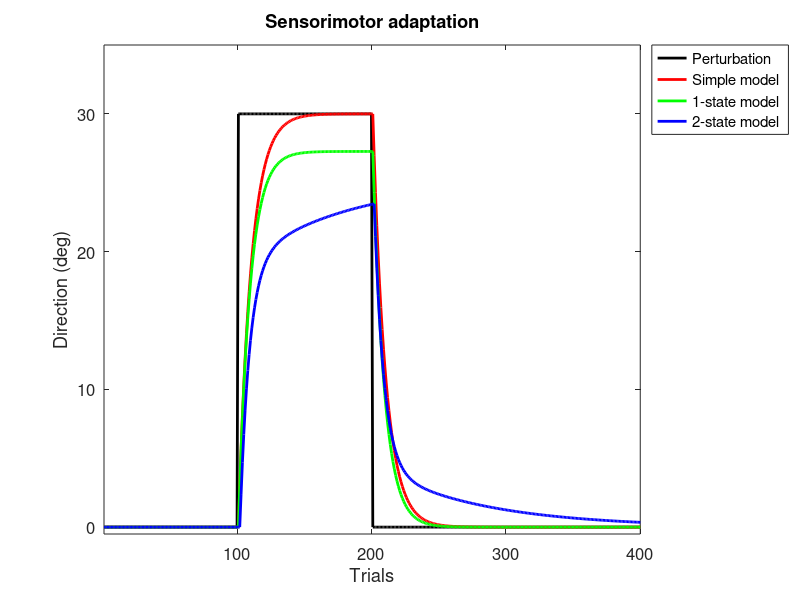
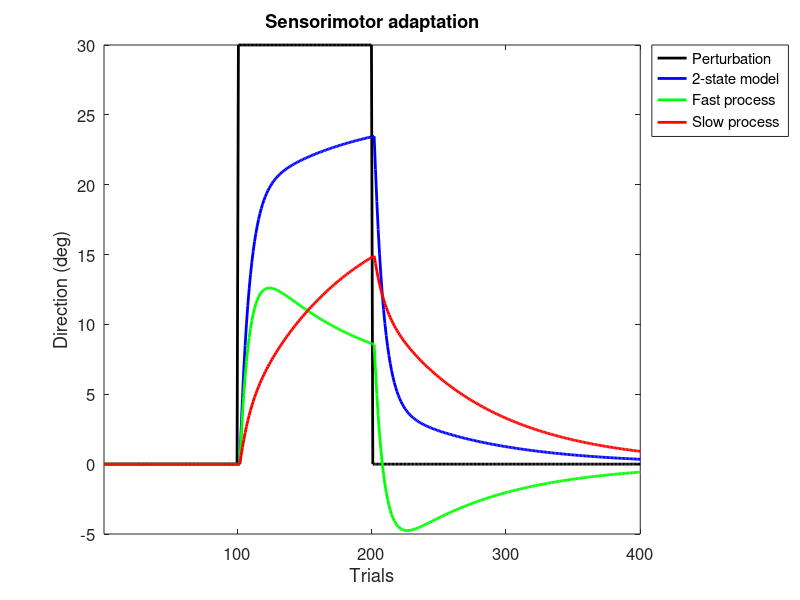
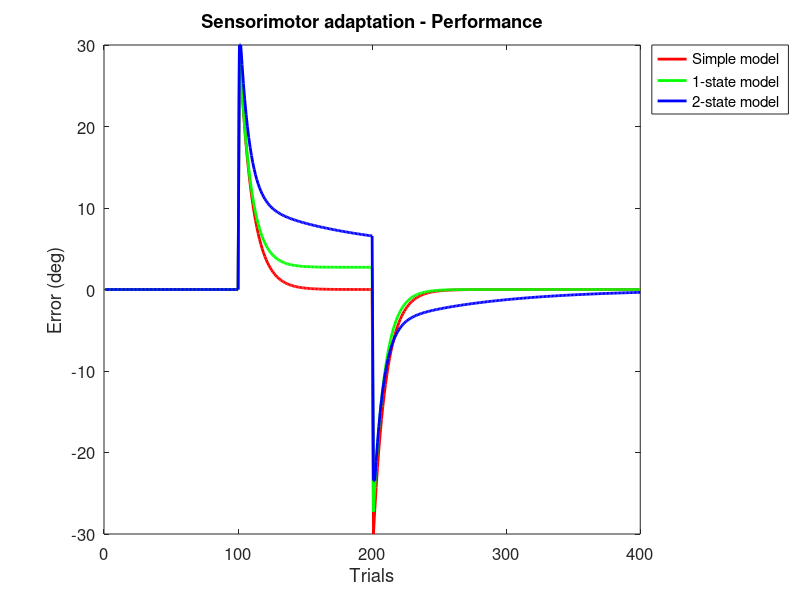

Recreate these plots in MATLAB, in order.
%--------------------------------------------------------------------------
% FEDERAL UNIVERSITY OF UBERLANDIA
% Faculty of Electrical Engineering
% Biomedical Engineering Lab
% Uberlândia, Brazil
% Developed by: Andrei Nakagawa, MSc
% Contact: andrei.ufu@gmail.com
%--------------------------------------------------------------------------
% Description: Models of sensorimotor adaptation
% Based on the slides from Dr. Robert van Beers, lectured in CoSMo 2015
%--------------------------------------------------------------------------
%Number of trials
N = 400;
%Trials
trials = 1:N;
%Perturbation
i0 = 101;
i1 = 200;
%Degree of perturbation
deg = 30;
%Perturbation
perturbation = zeros(1,N);
perturbation(i0:i1) = deg;
%perturbation(301:400) = deg;
%--------------------------------------------------------------------------
%simple model
%x(i+1) = x(i) + Be(i)
%x(1) = 0
%Learning rate
B = 0.1;
x = zeros(1,N);
e = zeros(1,N);
for i=2:N
  e(i) = perturbation(i-1) - x(i-1);
  x(i) = x(i-1) + B*e(i);
end
%--------------------------------------------------------------------------
%single-state model
%x(i+1) = Ax(i) + Be(i)
Ass = 0.99; %retention factor
Bss = 0.1; %learning rate
xss = zeros(1,N);
ess = zeros(1,N);
for i=2:N
  ess(i) = perturbation(i-1) - xss(i-1);
  xss(i) = Ass*xss(i-1) + Bss*ess(i);
end
%--------------------------------------------------------------------------
%two-state space model
%Smith, et al. (2006): Interacting adaptive process with different
%timescales underlie short-term motor learning
%x(i+1) = Ax(i) + Be(i)
%There are two hidden states
%x1 (fast state): Learns quickly but has poor retention
%x2 (slow state): Learns slowly but has good retention
%output is the sum of both states
%Therefore:
%x1(i+1) = Af*x1(i) + Bf*e(i)
%x2(i+1) = As*x2(i) + Bs*e(i)
%x(i) = x1(i) + x2(i)
%Bf < Bs, Af < As
Af = 0.95;
Bf = 0.06;
As = 0.995;
Bs = 0.02;
ets = zeros(1,N);
x1ts = zeros(1,N);
x2ts = zeros(1,N);
xts = zeros(1,N);
for i=2:N
    ets(i) = perturbation(i-1) - xts(i-1); %error
    x1ts(i) = Af*x1ts(i-1) + Bf*ets(i-1); %fast process
    x2ts(i) = As*x2ts(i-1) + Bs*ets(i-1); %slow process
    xts(i) = x1ts(i) + x2ts(i); %net adaptation
end
%--------------------------------------------------------------------------
%Plots
figure();
plot(trials,perturbation,'k','LineWidth',2);
hold on;
plot(trials,x,'r','LineWidth',2); %Simple model
plot(trials,xss,'g','LineWidth',2); %Single state
plot(trials,xts,'b','LineWidth',2); %Two-state
set(gca,'FontSize',12);
legend('Perturbation','Simple model','1-state model','2-state model',...
'location','northeastoutside');
ylim([-0.5, deg+5]);
xlim([min(trials),max(trials)]);
title('Sensorimotor adaptation');
xlabel('Trials');
ylabel('Direction (deg)');
%--------------------------------------------------------------------------
%Plotting the two-state space model alone
figure();
plot(trials,perturbation,'k','LineWidth',2);
hold on;
plot(trials,xts,'b','LineWidth',2); %Two-state model -> net adaptation
plot(trials,x1ts,'g','LineWidth',2); %Two-state model -> fast process
plot(trials,x2ts,'r','LineWidth',2); %Two-state model -> slow process
set(gca,'FontSize',12);
legend('Perturbation','2-state model', 'Fast process', 'Slow process',...
'location','northeastoutside');
%ylim([-0.5, deg+5]);
xlim([min(trials),max(trials)]);
title('Sensorimotor adaptation');
xlabel('Trials');
ylabel('Direction (deg)');
%--------------------------------------------------------------------------
%Plotting the error curve
figure();
plot(trials,(perturbation-x),'r','LineWidth',2);
hold on;
plot(trials,(perturbation-xss),'g','LineWidth',2);
plot(trials,(perturbation-xts),'b','LineWidth',2);
set(gca,'FontSize',12);
legend('Simple model','1-state model','2-state model',...
'location','northeastoutside');
title('Sensorimotor adaptation - Performance');
xlabel('Trials');
ylabel('Error (deg)');
%--------------------------------------------------------------------------
